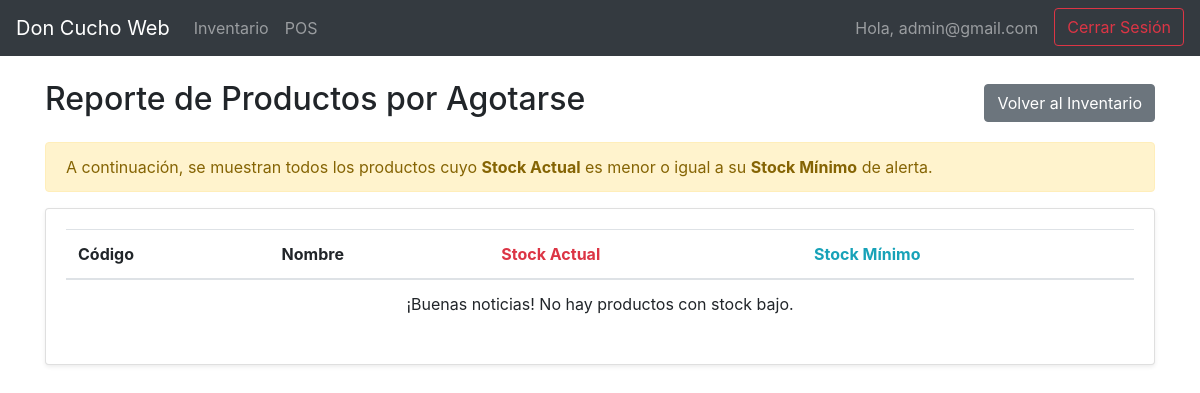
The app's page /inventario/reporte/ (signed in), older data.
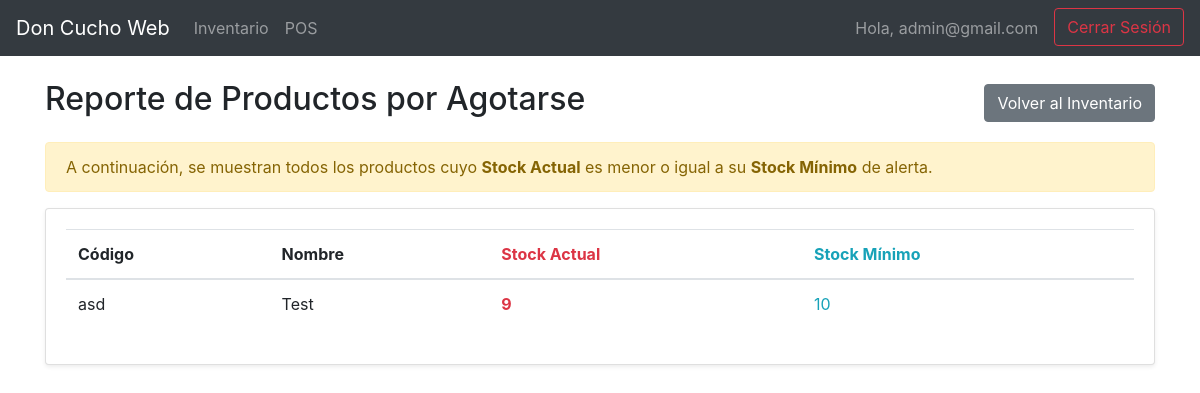
The same page, newer data.
### inventario/models.py (models this page shows, shortened)
class Producto(models.Model):
    codigo = models.CharField(max_length=50, unique=True, verbose_name="Código de Barras")
    nombre = models.CharField(max_length=200, verbose_name="Nombre del Producto")
    precio = models.DecimalField(max_digits=10, decimal_places=2, verbose_name="Precio (S/)")
    stock = models.IntegerField(default=0, verbose_name="Stock Disponible")
    stock_minimo = models.IntegerField(default=5, verbose_name="Stock Mínimo de Alerta")
    class Meta:
        verbose_name = "Producto"
        verbose_name_plural = "Productos"
        ordering = ['nombre']

### inventario/views.py (the view)
# urls.py: path('inventario/reporte/', views.reporte_stock_bajo, name='reporte_stock_bajo'),
@login_required
@admin_required
def reporte_stock_bajo(request):
    productos_bajos = Producto.objects.filter(stock__lte=F('stock_minimo'))
    context = {
        'productos': productos_bajos
    }
    return render(request, 'inventario/reporte_stock.html', context)

### inventario/views.py (called while the page is built)
def admin_required(view_func):
    @wraps(view_func)
    def _wrapped_view(request, *args, **kwargs):
        if not request.user.is_staff:
            return redirect('index')
        return view_func(request, *args, **kwargs)
    return _wrapped_view

### inventario/templates/inventario/reporte_stock.html (shortened to what this page needs)
{% extends 'base.html' %}
{% block content %}
<div class="d-flex justify-content-between align-items-center mb-3">
    <h2>Reporte de Productos por Agotarse</h2>
    <a href="{% url 'gestion_inventario' %}" class="btn btn-secondary">Volver al Inventario</a>
</div>
<div class="alert alert-warning" role="alert">
  A continuación, se muestran todos los productos cuyo <strong>Stock Actual</strong> es menor o igual a su <strong>Stock Mínimo</strong> de alerta.
</div>
<div class="card shadow-sm">
    <div class="card-body">
        <table class="table table-hover">
            <thead>
                <tr>
                    <th>Código</th>
                    <th>Nombre</th>
                    <th class="text-danger">Stock Actual</th>
                    <th class="text-info">Stock Mínimo</th>
                </tr>
            </thead>
            <tbody>
                {% for producto in productos %}
                <tr>
                    <td>{{ producto.codigo }}</td>
                    <td>{{ producto.nombre }}</td>
                    <td class="text-danger font-weight-bold">{{ producto.stock }}</td>
                    <td class="text-info">{{ producto.stock_minimo }}</td>
                </tr>
                {% empty %}
                <tr>
                    <td colspan="4" class="text-center">¡Buenas noticias! No hay productos con stock bajo.</td>
                </tr>
                {% endfor %}
            </tbody>
        </table>
    </div>
</div>
{% endblock %}

Row changes from the older to the newer data that the page shows:
now on this page (row edited): Producto: codigo "asd", nombre "Test", stock "9", stock_minimo "10"
Text that changed along with them:
text no longer shown: "¡Buenas noticias! No hay productos con stock bajo."
